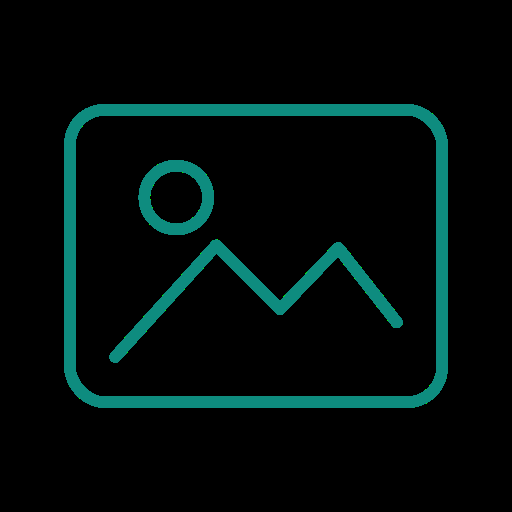
#> input picture image-toolkit.png, 512 x 512 px
$ python -i color.py   (imports and definitions only)
#> lines starting #> are read from the running program, lines starting #| are printed output that depends on the picture; after the words box and inside, x2 and y2 are one past the last pixel; in counts of white or black regions, pixels touching at a corner belong together
### imgtoolkit/_util.py
"""Internal helpers shared across imgtoolkit modules.

Convention used throughout the package:

* Images are ``numpy.ndarray`` with dtype ``uint8``.
* Colour images are **RGB** (3 channels) or **RGBA** (4 channels), i.e.
  channel order matches Pillow, *not* OpenCV's BGR. Conversion to/from BGR
  happens only at the boundary of functions that call into ``cv2``.
* Grayscale images are 2-D ``(H, W)`` arrays.

These helpers are private (underscore module); public API lives in the
named feature modules.
"""

from __future__ import annotations

import numpy as np

from .errors import ImgToolkitError

try:  # cv2 is a hard dependency, but import lazily-friendly for clarity.
    import cv2
except Exception as exc:  # pragma: no cover - cv2 is required
    raise ImgToolkitError(f"OpenCV (cv2) is required but failed to import: {exc}")


def ensure_ndarray(img) -> np.ndarray:
    """Return ``img`` as an ndarray or raise :class:`ImgToolkitError`."""
    if not isinstance(img, np.ndarray):
        raise ImgToolkitError(
            f"Expected a numpy image array, got {type(img).__name__}"
        )
    if img.ndim not in (2, 3):
        raise ImgToolkitError(f"Unsupported image ndim: {img.ndim}")
    if img.ndim == 3 and img.shape[2] not in (1, 3, 4):
        raise ImgToolkitError(f"Unsupported channel count: {img.shape[2]}")
    return img


def to_uint8(img: np.ndarray) -> np.ndarray:
    """Clip to [0, 255] and cast to uint8 (float-safe)."""
    if img.dtype == np.uint8:
        return img
    return np.clip(img, 0, 255).astype(np.uint8)


def as_float(img: np.ndarray) -> np.ndarray:
    """Return a float32 copy of ``img`` (values kept in the 0..255 range)."""
    return img.astype(np.float32)


def has_alpha(img: np.ndarray) -> bool:
    """True if ``img`` is RGBA (or any 4-channel image)."""
    return img.ndim == 3 and img.shape[2] == 4


def is_gray(img: np.ndarray) -> bool:
    """True for a 2-D single-channel image."""
    return img.ndim == 2 or (img.ndim == 3 and img.shape[2] == 1)


def split_alpha(img: np.ndarray):
    """Split RGBA into (rgb, alpha). For RGB returns (img, None)."""
    if has_alpha(img):
        return np.ascontiguousarray(img[:, :, :3]), np.ascontiguousarray(img[:, :, 3])
    return img, None


def merge_alpha(rgb: np.ndarray, alpha: np.ndarray | None) -> np.ndarray:
    """Recombine an RGB array with an optional alpha channel."""
    if alpha is None:
        return rgb
    if rgb.ndim == 2:
        rgb = np.repeat(rgb[:, :, None], 3, axis=2)
    out = np.dstack([rgb, alpha])
    return np.ascontiguousarray(out)


# [31 lines left out: functions to_rgb, rgb_to_bgr, bgr_to_rgb, not called in this run]


def apply_on_rgb(img: np.ndarray, fn):
    """Apply ``fn`` to the RGB channels, preserving any alpha channel.

    ``fn`` takes and returns an RGB (or gray) uint8 ndarray.
    """
    rgb, alpha = split_alpha(img)
    out = fn(rgb)
    return merge_alpha(out, alpha)


def copy(img: np.ndarray) -> np.ndarray:
    """Defensive contiguous copy."""
    return np.ascontiguousarray(img.copy())

### imgtoolkit/color.py
"""Colour and tone adjustments.

All functions take an RGB/RGBA ``uint8`` ndarray and return a new one; alpha
is preserved untouched. Internally most work happens in float32.
"""

from __future__ import annotations

import cv2
import numpy as np

from ._util import apply_on_rgb, ensure_ndarray, split_alpha, to_uint8
from .errors import ImgToolkitError


def _f(img):
    return img.astype(np.float32)


# [42 lines left out: functions brightness, contrast, exposure, highlights_shadows, not called in this run]


def saturation(img: np.ndarray, factor: float) -> np.ndarray:
    """Scale colour saturation. ``factor`` 1.0 = unchanged, 0 = grayscale."""
    ensure_ndarray(img)

    def op(x):
        hsv = cv2.cvtColor(x, cv2.COLOR_RGB2HSV).astype(np.float32)
        hsv[:, :, 1] = np.clip(hsv[:, :, 1] * float(factor), 0, 255)
        return cv2.cvtColor(hsv.astype(np.uint8), cv2.COLOR_HSV2RGB)

    return apply_on_rgb(img, op)


# [30 lines left out: functions vibrance, hue_shift, not called in this run]


def white_balance(img: np.ndarray, temp: float = 0.0, tint: float = 0.0,
                  auto: bool = False) -> np.ndarray:
    """White balance.

    * ``auto=True``: gray-world automatic white balance (ignores temp/tint).
    * otherwise: manual. ``temp`` in [-1, 1] warms (+) / cools (-);
      ``tint`` in [-1, 1] shifts green(-)/magenta(+).
    """
    ensure_ndarray(img)

    def op(x):
        xf = _f(x)
        if auto:
            means = xf.reshape(-1, 3).mean(axis=0)
            gray = means.mean()
            gain = gray / np.maximum(means, 1e-6)
            xf = xf * gain
        else:
            # temp: scale R up & B down (warm); tint: scale G / R+B.
            r_gain = 1.0 + 0.4 * temp
            b_gain = 1.0 - 0.4 * temp
            g_gain = 1.0 - 0.4 * tint
            m_gain = 1.0 + 0.2 * tint
            xf[:, :, 0] *= r_gain * m_gain
            xf[:, :, 1] *= g_gain
            xf[:, :, 2] *= b_gain * m_gain
        return to_uint8(xf)

    return apply_on_rgb(img, op)


# [131 lines left out: functions _lut_from_points, curves, levels, color_balance, grayscale, invert and 1 more, not called in this run]


def autocontrast(img: np.ndarray, clip_percent: float = 0.5) -> np.ndarray:
    """Stretch contrast so the ``clip_percent`` tails hit pure black/white."""
    ensure_ndarray(img)

    def op(x):
        out = np.empty_like(x)
        for c in range(x.shape[2]):
            ch = x[:, :, c]
            lo = np.percentile(ch, clip_percent)
            hi = np.percentile(ch, 100 - clip_percent)
            if hi <= lo:
                out[:, :, c] = ch
            else:
                stretched = (ch.astype(np.float32) - lo) / (hi - lo) * 255.0
                out[:, :, c] = to_uint8(stretched)
#> this loop made 3 passes
#> hi on passes 1 to 3: 14, 140, 128
#> pass 1, in op, `ch = x[:, :, c]`:
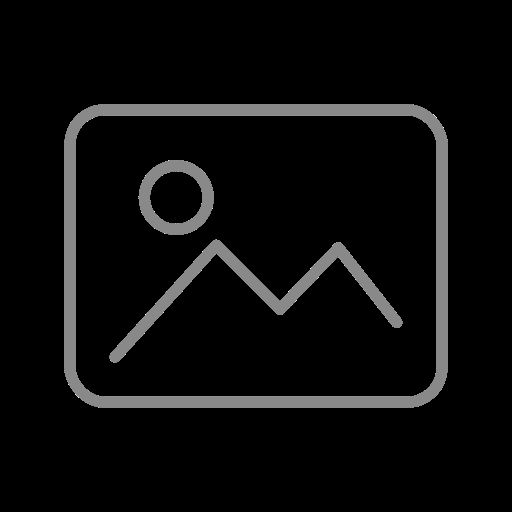
#> ch: shape (512, 512); min 0, max 26, mean 1.2; drawn with min black and max white
#> after the loop:
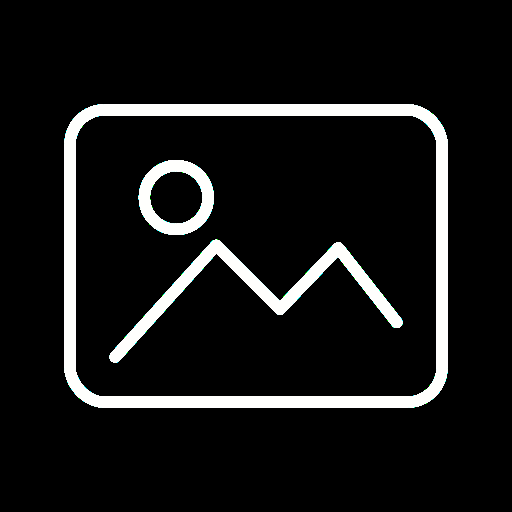
#> out: shape (512, 512, 3); mean R, G, B 22.1, 22.3, 22.1
        return out

    return apply_on_rgb(img, op)


def auto_enhance(img: np.ndarray) -> np.ndarray:
    """One-click enhance: autocontrast + gray-world WB + mild saturation."""
    ensure_ndarray(img)
    out = autocontrast(img, clip_percent=0.5)
    out = white_balance(out, auto=True)
#> in op, `means = xf.reshape(-1, 3).mean(axis=0)`: means = [22.07, 22.29, 22.08]
#> in op, `gray = means.mean()`: gray = 22.15
#> in op, `gain = gray / np.maximum(means, 1e-6)`: gain = [1, 0.994, 1]
    out = saturation(out, 1.12)
#> in op, `hsv = cv2.cvtColor(x, cv2.COLOR_RGB2HSV).astype(np.float32)`:
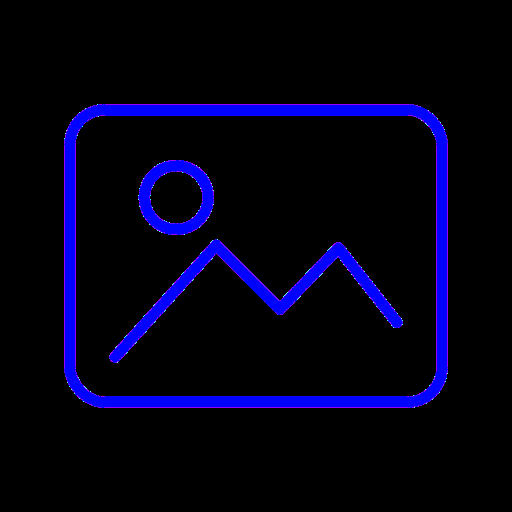
#> hsv: shape (512, 512, 3) float32; mean R, G, B 1.6, 0.4, 22.3
#> in op, `hsv[:, :, 1] = np.clip(hsv[:, :, 1] * float(factor), 0, 255)`: hsv: shape (512, 512, 3) float32; 8.67% of pixels changed, all inside (x1, y1, x2, y2) = (64, 104, 448, 408)
    return out

>>> import cv2
>>> picture = cv2.cvtColor(cv2.imread('../image-toolkit.png'), cv2.COLOR_BGR2RGB)
>>> result = auto_enhance(picture)
